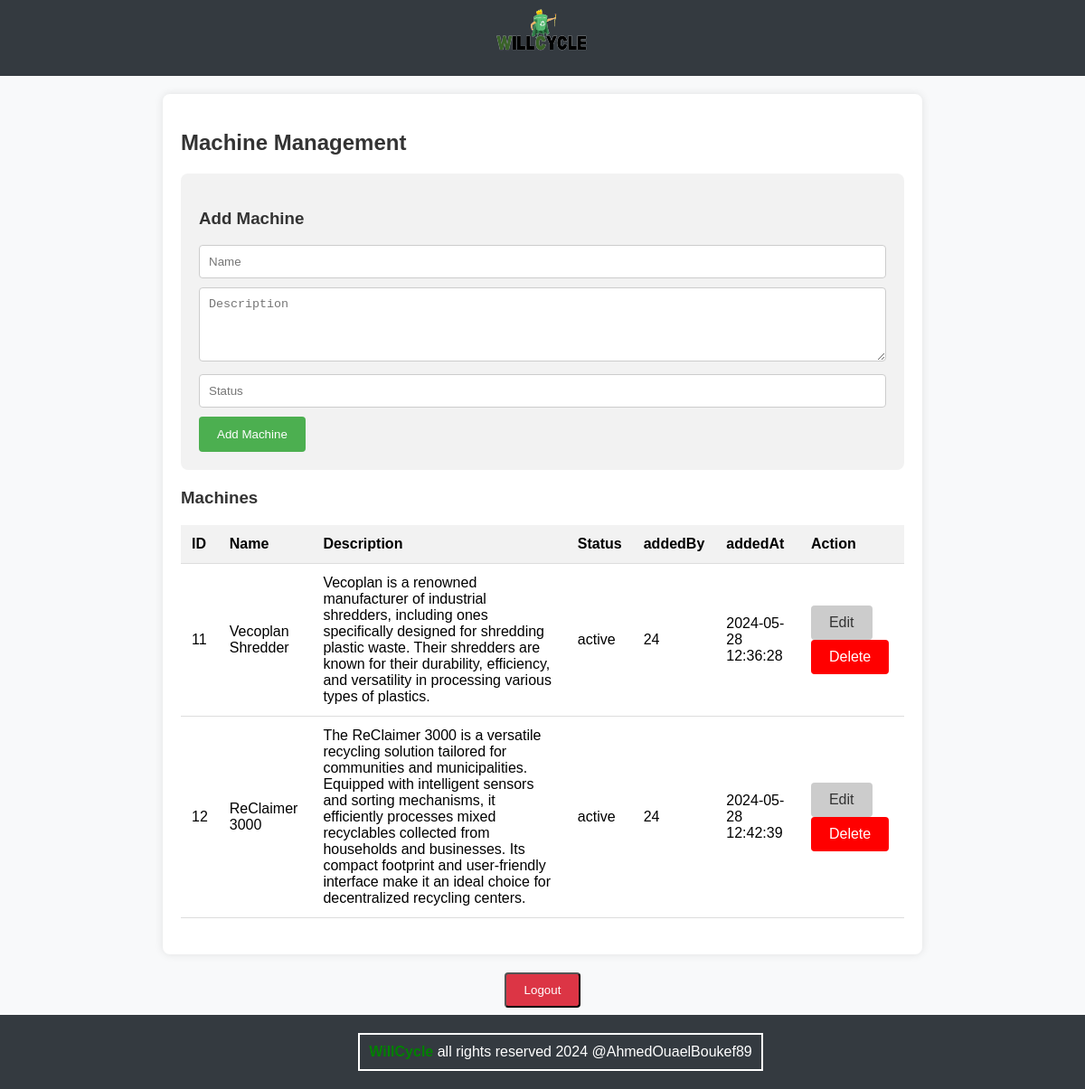
/pages/maintenance.php (signed in), run on the app's committed database.
### tables this page shows
CREATE TABLE `machine` (
  `id` int(10) NOT NULL,
  `nom` varchar(50) NOT NULL,
  `description` text NOT NULL,
  `status` varchar(50) NOT NULL,
  `addedBy` int(11) NOT NULL,
  `addedAt` datetime NOT NULL DEFAULT current_timestamp()
);

### pages/maintenance.php (the view, shortened to what this page needs)
<?php
require_once '../includes/db.php';
$stmt = $conn->prepare("SELECT * FROM machine");
$stmt->execute();
$machine = $stmt->fetchAll(PDO::FETCH_ASSOC);
?>
<!DOCTYPE html>
<html lang="en">
<head>
</head>
<body>
<?php include('../includes/header.php'); ?>
<div class="container">
    <h2>Machine Management</h2>
    <div class="form-container">
        <h3>Add Machine</h3>
        <form action="" method="post">
            <input type="text" name="nom" placeholder="Name" required>
            <textarea name="description" placeholder="Description" rows="4" required></textarea>
            <input type="text" name="status" placeholder="Status" required>
            <input type="submit" name="add_machine" value="Add Machine">
        </form>
    </div>
    <h3>Machines</h3>
    <table>
        <thead>
            <tr>
                <th>ID</th>
                <th>Name</th>
                <th>Description</th>
                <th>Status</th>
                <th>addedBy</th>
                <th>addedAt</th>
                <th>Action</th>
            </tr>
        </thead>
        <tbody>
            <?php foreach ($machine as $mach): ?>
                <tr>
                    <td><?php echo htmlspecialchars($mach['id']); ?></td>
                    <td><?php echo htmlspecialchars($mach['nom']); ?></td>
                    <td><?php echo htmlspecialchars($mach['description']); ?></td>
                    <td><?php echo htmlspecialchars($mach['status']); ?></td>
                    <td><?php echo htmlspecialchars($mach['addedBy']); ?></td>
                    <td><?php echo htmlspecialchars($mach['addedAt']); ?></td>
                    <td class="action-links">
                        <a class="edit" href="#" onclick="showEditForm('<?php echo $mach['id']; ?>', '<?php echo htmlspecialchars(addslashes($mach['nom'])); ?>', '<?php echo htmlspecialchars(addslashes($mach['description'])); ?>', '<?php echo htmlspecialchars(addslashes($mach['status'])); ?>')">Edit</a>
                        <a class="delete" href="?delete_machine=<?php echo $mach['id']; ?>" onclick="return confirm('Are you sure you want to delete this machine?')">Delete</a>
                    </td>
                </tr>
            <?php endforeach; ?>
        </tbody>
    </table>
</div>
<div style="text-align: center; margin-top: 10px; margin-bottom: 90px;">
    <button class="logout-button">Logout</button>
</div>
<?php include('../includes/footer.php'); ?>
</body>
</html>

### pages/maintenance.php (style rules this page uses)
body { font-family: Arial, sans-serif; margin: 0; padding: 0; background-color: #f8f9fa; }
.container { max-width: 800px; margin: 20px auto; padding: 20px; background-color: #fff; border-radius: 8px; box-shadow: 0 0 10px rgba(0, 0, 0, 0.1); }
h2, h3 { color: #333; }
table { width: 100%; border-collapse: collapse; margin-bottom: 20px; }
th, td { padding: 12px; border-bottom: 1px solid #ddd; text-align: left; }
th { background-color: #f2f2f2; }
.form-container { margin-bottom: 20px; background-color: #f2f2f2; padding: 20px; border-radius: 8px; }
.form-container input[type="text"], .form-container textarea { width: 100%; padding: 10px; margin-bottom: 10px; border: 1px solid #ccc; border-radius: 4px; box-sizing: border-box; transition: border-color 0.3s ease; }
.form-container input[type="submit"] { background-color: #4CAF50; color: white; padding: 12px 20px; border: none; border-radius: 4px; cursor: pointer; transition: background-color 0.3s ease; }
.action-links { margin-top: 10px; }
.action-links a { display: inline-block; padding: 10px 20px; border-radius: 4px; text-decoration: none; }
.action-links a.edit { background-color: #ccc; color: #333; }
.action-links a.delete { background-color: #FF0000; color: #fff; }
.logout-button { display: inline-block; padding: 10px 20px; background-color: #dc3545; color: #fff; text-decoration: none; border-radius: 4px; transition: background-color 0.3s ease; }

### data on the page
machine: id "11", nom "Vecoplan Shredder", description "Vecoplan is a renowned manufacturer of industrial shredders, including ones specifically designed for shredding plastic waste. Their shredders are known for their durability, efficiency, and versatility in processing various types of plastics.", status "active", addedBy "24", addedAt "2024-05-28 12:36:28"
machine: id "12", nom "ReClaimer 3000", description "The ReClaimer 3000 is a versatile recycling solution tailored for communities and municipalities. Equipped with intelligent sensors and sorting mechanisms, it efficiently processes mixed recyclables collected from households and businesses. Its compact footprint and user-friendly interface make it an ideal choice for decentralized recycling centers.", status "active", addedBy "24", addedAt "2024-05-28 12:42:39"
